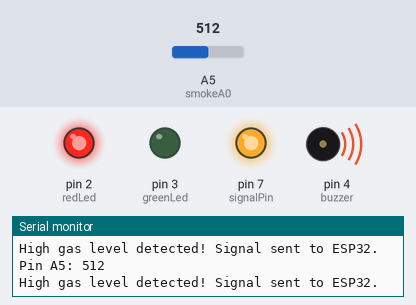
This sketch was run on a simulated Arduino Uno, built with avr-gcc and run on an emulated ATmega328P. Parts: output pins drawn as LEDs (lit = HIGH), buzzer (waves = sounding, pin HIGH), the last lines printed to the serial monitor. The test bench sets the inputs (shaded band); at power-on: A5 (smokeA0) = 512.

Above: at 1.2 s.
1.3 s: A5 (smokeA0) set to 489
At 1.7 s:
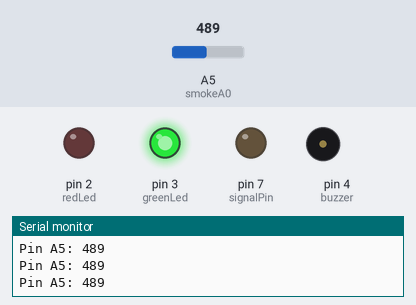
2.8 s: A5 (smokeA0) set to 510
At 3.1 s:
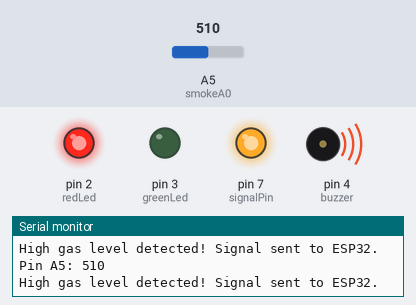
4.3 s: A5 (smokeA0) set to 490
At 4.6 s:
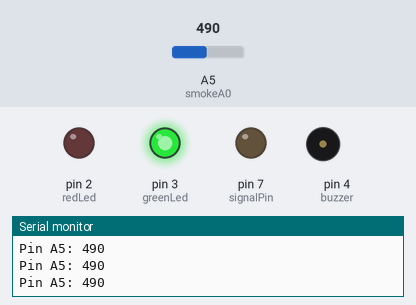
Timing chart, 0 to 7.3 s (numbered marks = the images above; inputs shaded):
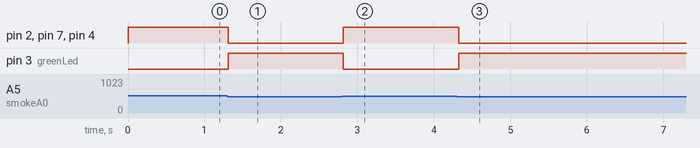

Measured:
- the behaviour switches between 501 and 500 on A5 (smokeA0) (found by bisection; images 0 and 1)
- after the input at 1.3 s, pin 2 (redLed), pin 7 (signalPin), pin 4 (buzzer): HIGH → LOW at once; pin 3 (greenLed): LOW → HIGH at once
- after the input at 2.8 s, pin 2 (redLed), pin 7 (signalPin), pin 4 (buzzer): LOW → HIGH at once; pin 3 (greenLed): HIGH → LOW at once
- after the input at 4.3 s, pin 2 (redLed), pin 7 (signalPin), pin 4 (buzzer): HIGH → LOW at once; pin 3 (greenLed): LOW → HIGH at once

The sketch:

smoke_detector_arduino.ino
```cpp
int redLed = 2;
int greenLed = 3;
int buzzer = 4;
int smokeA0 = A5;
int signalPin = 7; // ESP32'ye sinyal göndermek için kullanılacak pin
int sensorThres = 500; // Threshold değeri

void setup() {
  pinMode(redLed, OUTPUT);
  pinMode(greenLed, OUTPUT);
  pinMode(buzzer, OUTPUT);
  pinMode(smokeA0, INPUT);
  pinMode(signalPin, OUTPUT); // Sinyal pini çıkış olarak ayarlanır
  Serial.begin(9600);
}

void loop() {
  int analogSensor = analogRead(smokeA0); // Sensör verisini oku

  Serial.print("Pin A5: ");
  Serial.println(analogSensor);

  // Threshold değerine göre LED, buzzer ve sinyal kontrolü
  if (analogSensor > sensorThres) {
    digitalWrite(redLed, HIGH);
    digitalWrite(greenLed, LOW);
    digitalWrite(buzzer, HIGH);
    digitalWrite(signalPin, HIGH); // ESP32'ye sinyal gönder
    Serial.println("High gas level detected! Signal sent to ESP32.");
  } else {
    digitalWrite(redLed, LOW);
    digitalWrite(greenLed, HIGH);
    digitalWrite(buzzer, LOW);
    digitalWrite(signalPin, LOW); // Sinyal kapatılır
  }
  delay(100);
}
```
